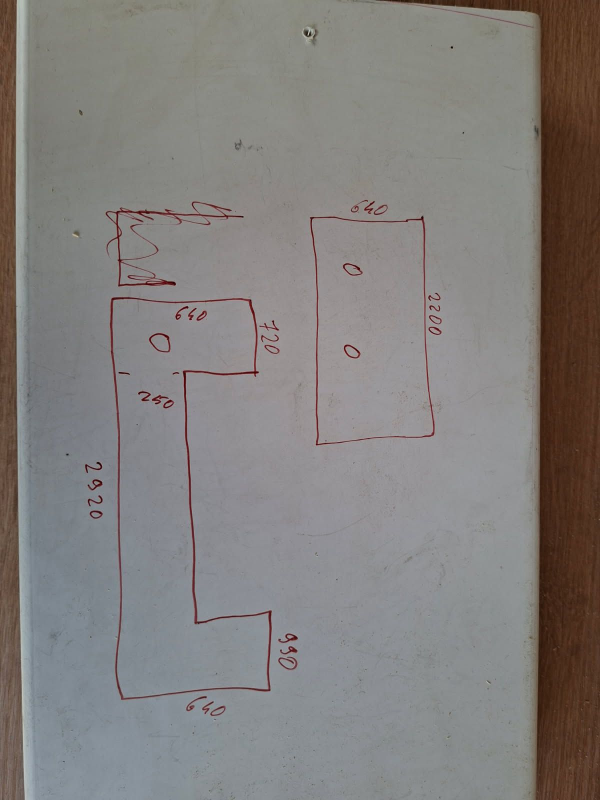
#> input picture input_data/raw_sketches/sketch_1.jpeg, 1200 x 1600 px (shown at 1/2 size)
$ python -i utils.py   (imports and definitions only)
#> lines starting #> are read from the running program, lines starting #| are printed output that depends on the picture
"""Utility functions for Intelligent Sketch to CAD."""

import os
from pathlib import Path
from typing import Tuple, List
import cv2
import numpy as np
from loguru import logger


# [23 lines left out: function setup_logging, not called in this run]


def preprocess_image(image_path: str, max_size: Tuple[int, int] = (1024, 1024)) -> np.ndarray:
    """Preprocess image for analysis."""
#> called with image_path = '../input_data/raw_sketches/sketch_1.jpeg', max_size = (1024, 1024)
    # Read image
    img = cv2.imread(image_path)
#> img is the input picture: shape (1600, 1200, 3); mean B, G, R 124.8, 126.9, 130.3
    if img is None:
        raise ValueError(f"Cannot read image: {image_path}")

    # Resize if needed
    h, w = img.shape[:2]
#> h = 1600; w = 1200
    max_h, max_w = max_size

    if h > max_h or w > max_w:
        scale = min(max_h / h, max_w / w)
#> scale = 0.64
        new_h, new_w = int(h * scale), int(w * scale)
#> new_h = 1024; new_w = 768
        img = cv2.resize(img, (new_w, new_h), interpolation=cv2.INTER_AREA)
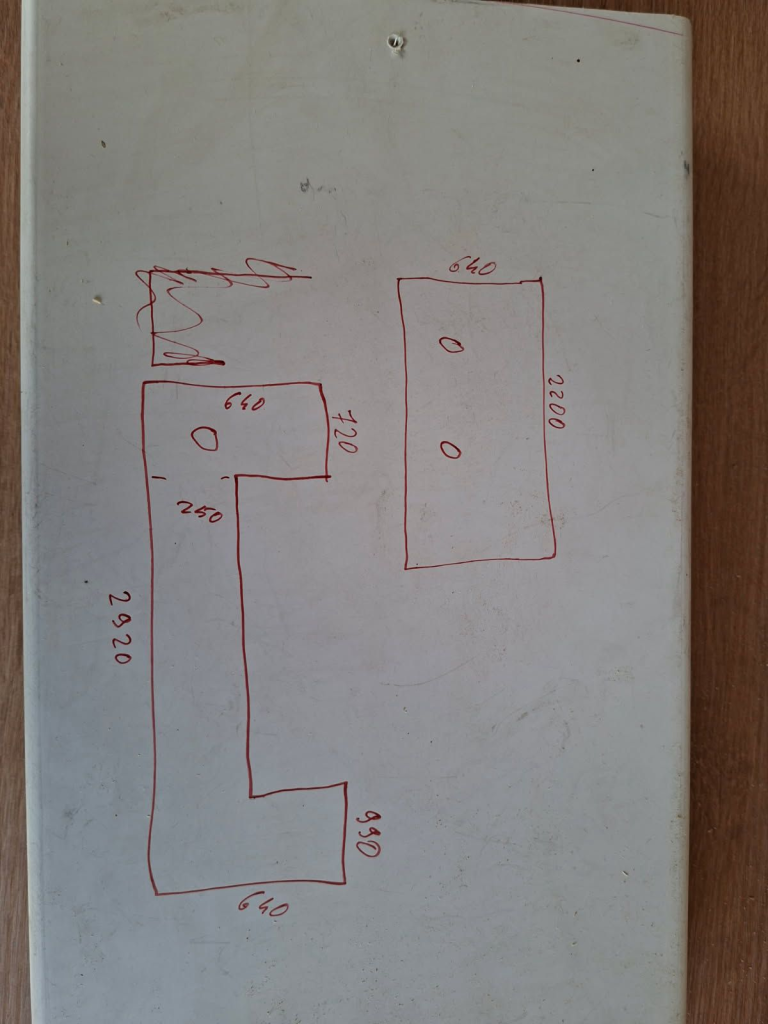
#> img: shape (1024, 768, 3); mean B, G, R 124.8, 126.9, 130.3

    # Convert to grayscale
    gray = cv2.cvtColor(img, cv2.COLOR_BGR2GRAY)
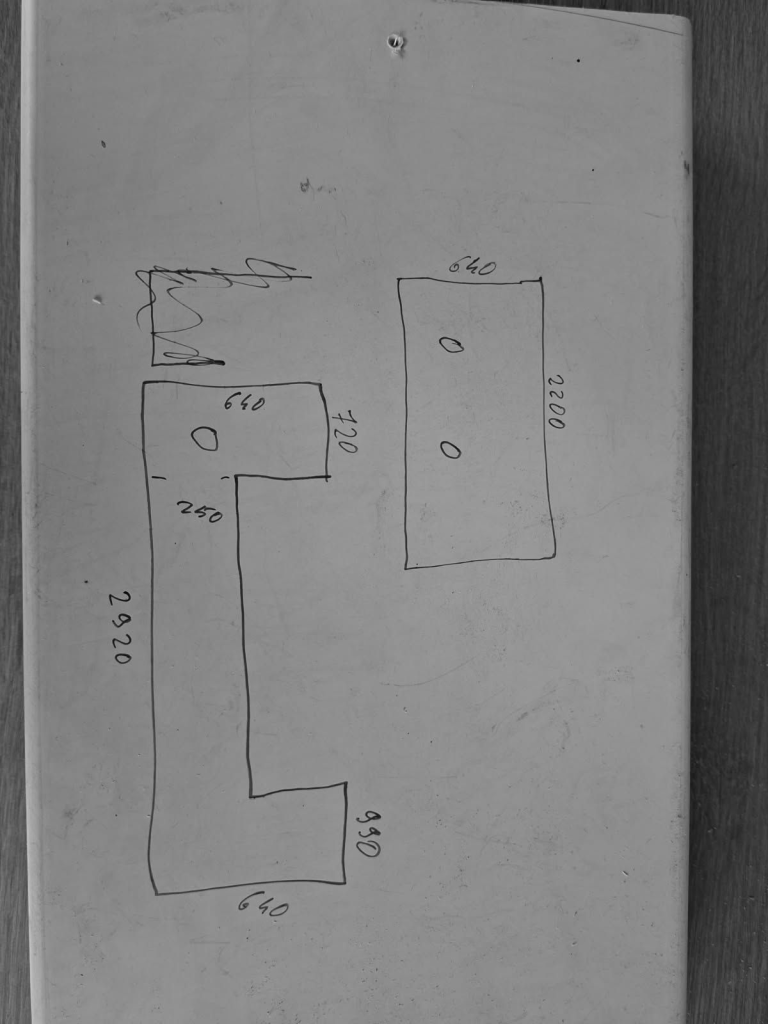
#> gray: shape (1024, 768); min 8, max 210, mean 127.7

    # Apply Gaussian blur
    blurred = cv2.GaussianBlur(gray, (5, 5), 0)

    return img, gray, blurred


def enhance_edges(image: np.ndarray, canny_threshold1: int = 50, canny_threshold2: int = 150) -> np.ndarray:
    """Enhance edges using Canny edge detection."""
    return cv2.Canny(image, canny_threshold1, canny_threshold2)


# [12 lines left out: function find_contours, not called in this run]


def ensure_directory_exists(directory: str) -> None:
    """Ensure directory exists, create if it doesn't."""
    Path(directory).mkdir(parents=True, exist_ok=True)


# [9 lines left out: function save_intermediate_result, not called in this run]

>>> result = preprocess_image('../input_data/raw_sketches/sketch_1.jpeg')
